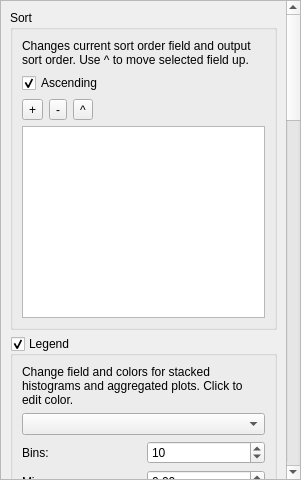
<?xml version="1.0" encoding="UTF-8"?>
<ui version="4.0">
 <class>ControlPanel</class>
 <widget class="QWidget" name="ControlPanel">
  <property name="geometry">
   <rect>
    <x>0</x>
    <y>0</y>
    <width>301</width>
    <height>480</height>
   </rect>
  </property>
  <property name="windowTitle">
   <string>Controls</string>
  </property>
  <layout class="QGridLayout" name="gridLayout">
   <property name="leftMargin">
    <number>0</number>
   </property>
   <property name="topMargin">
    <number>0</number>
   </property>
   <property name="rightMargin">
    <number>0</number>
   </property>
   <property name="bottomMargin">
    <number>0</number>
   </property>
   <item row="0" column="0">
    <widget class="QScrollArea" name="scrollArea">
     <property name="widgetResizable">
      <bool>true</bool>
     </property>
     <widget class="QWidget" name="scrollAreaWidgetContents">
      <property name="geometry">
       <rect>
        <x>0</x>
        <y>0</y>
        <width>299</width>
        <height>2214</height>
       </rect>
      </property>
      <layout class="QVBoxLayout" name="verticalLayout_7">
       <item>
        <widget class="QGroupBox" name="sortGroupBox">
         <property name="title">
          <string>Sort</string>
         </property>
         <layout class="QVBoxLayout" name="verticalLayout_2">
          <item>
           <widget class="QLabel" name="label">
            <property name="text">
             <string>Changes current sort order field and output sort order. Use ^ to move selected field up.</string>
            </property>
            <property name="wordWrap">
             <bool>true</bool>
            </property>
           </widget>
          </item>
          <item>
           <widget class="QCheckBox" name="sortAscendingCheckBox">
            <property name="text">
             <string>Ascending</string>
            </property>
            <property name="checked">
             <bool>true</bool>
            </property>
           </widget>
          </item>
          <item>
           <layout class="QHBoxLayout" name="horizontalLayout_2">
            <item>
             <widget class="QToolButton" name="addSortField">
              <property name="toolTip">
               <string>Add Field</string>
              </property>
              <property name="text">
               <string>+</string>
              </property>
              <property name="popupMode">
               <enum>QToolButton::InstantPopup</enum>
              </property>
             </widget>
            </item>
            <item>
             <widget class="QToolButton" name="removeSortField">
              <property name="sizePolicy">
               <sizepolicy hsizetype="Fixed" vsizetype="Fixed">
                <horstretch>0</horstretch>
                <verstretch>0</verstretch>
               </sizepolicy>
              </property>
              <property name="toolTip">
               <string>Remove selected field</string>
              </property>
              <property name="text">
               <string>-</string>
              </property>
             </widget>
            </item>
            <item>
             <widget class="QToolButton" name="moveSortField">
              <property name="sizePolicy">
               <sizepolicy hsizetype="Fixed" vsizetype="Fixed">
                <horstretch>0</horstretch>
                <verstretch>0</verstretch>
               </sizepolicy>
              </property>
              <property name="toolTip">
               <string>Move selected field up</string>
              </property>
              <property name="text">
               <string>^</string>
              </property>
             </widget>
            </item>
            <item>
             <spacer name="horizontalSpacer">
              <property name="orientation">
               <enum>Qt::Horizontal</enum>
              </property>
              <property name="sizeHint" stdset="0">
               <size>
                <width>40</width>
                <height>20</height>
               </size>
              </property>
             </spacer>
            </item>
           </layout>
          </item>
          <item>
           <widget class="QListWidget" name="sortByListWidget"/>
          </item>
         </layout>
        </widget>
       </item>
       <item>
        <widget class="QGroupBox" name="legendGroupBox">
         <property name="title">
          <string>Legend</string>
         </property>
         <property name="checkable">
          <bool>true</bool>
         </property>
         <layout class="QVBoxLayout" name="verticalLayout_3">
          <item>
           <widget class="QLabel" name="label_3">
            <property name="text">
             <string>Change field and colors for stacked histograms and aggregated plots. Click to edit color.</string>
            </property>
            <property name="wordWrap">
             <bool>true</bool>
            </property>
           </widget>
          </item>
          <item>
           <widget class="QComboBox" name="legendComboBox"/>
          </item>
          <item>
           <layout class="QHBoxLayout" name="horizontalLayout">
            <item>
             <widget class="QLabel" name="label_4">
              <property name="text">
               <string>Bins:</string>
              </property>
             </widget>
            </item>
            <item>
             <widget class="QSpinBox" name="legendBinSpinBox">
              <property name="minimum">
               <number>1</number>
              </property>
              <property name="value">
               <number>10</number>
              </property>
             </widget>
            </item>
           </layout>
          </item>
          <item>
           <layout class="QHBoxLayout" name="horizontalLayout_3">
            <item>
             <widget class="QLabel" name="label_5">
              <property name="text">
               <string>Min:</string>
              </property>
             </widget>
            </item>
            <item>
             <widget class="QDoubleSpinBox" name="legendMinSpinBox"/>
            </item>
           </layout>
          </item>
          <item>
           <layout class="QHBoxLayout" name="horizontalLayout_5">
            <item>
             <widget class="QLabel" name="label_6">
              <property name="text">
               <string>Max:</string>
              </property>
             </widget>
            </item>
            <item>
             <widget class="QDoubleSpinBox" name="legendMaxSpinBox"/>
            </item>
           </layout>
          </item>
          <item>
           <widget class="QListWidget" name="legendListWidget"/>
          </item>
         </layout>
        </widget>
       </item>
       <item>
        <widget class="QGroupBox" name="partitionBox">
         <property name="title">
          <string>Partition</string>
         </property>
         <property name="checkable">
          <bool>true</bool>
         </property>
         <property name="checked">
          <bool>false</bool>
         </property>
         <layout class="QVBoxLayout" name="verticalLayout_4">
          <item>
           <widget class="QLabel" name="label_10">
            <property name="text">
             <string>Partition the data. Selecting a partition changes the full dataset shown in plots to just match the partition. When partitions are active, output is split with one output for each partition.</string>
            </property>
            <property name="wordWrap">
             <bool>true</bool>
            </property>
           </widget>
          </item>
          <item>
           <widget class="QComboBox" name="partComboBox"/>
          </item>
          <item>
           <layout class="QHBoxLayout" name="horizontalLayout_7">
            <item>
             <widget class="QLabel" name="label_7">
              <property name="text">
               <string>Bins:</string>
              </property>
             </widget>
            </item>
            <item>
             <widget class="QSpinBox" name="partBinSpinBox">
              <property name="minimum">
               <number>1</number>
              </property>
              <property name="value">
               <number>10</number>
              </property>
             </widget>
            </item>
           </layout>
          </item>
          <item>
           <layout class="QHBoxLayout" name="horizontalLayout_9">
            <item>
             <widget class="QLabel" name="label_9">
              <property name="text">
               <string>Max:</string>
              </property>
             </widget>
            </item>
            <item>
             <widget class="QDoubleSpinBox" name="partMaxSpinBox"/>
            </item>
           </layout>
          </item>
          <item>
           <layout class="QHBoxLayout" name="horizontalLayout_8">
            <item>
             <widget class="QLabel" name="label_8">
              <property name="text">
               <string>Min:</string>
              </property>
             </widget>
            </item>
            <item>
             <widget class="QDoubleSpinBox" name="partMinSpinBox"/>
            </item>
           </layout>
          </item>
          <item>
           <widget class="QListView" name="partitionList"/>
          </item>
         </layout>
        </widget>
       </item>
       <item>
        <widget class="QGroupBox" name="flaggedBox">
         <property name="title">
          <string>Flagged Items</string>
         </property>
         <layout class="QVBoxLayout" name="verticalLayout_5">
          <item>
           <widget class="QLabel" name="label_12">
            <property name="text">
             <string>Items are flagged in the item viewer. Use radio buttons to control how flagged items change current selection. Select flagged items from the list to jump to that item in the viewer.</string>
            </property>
            <property name="wordWrap">
             <bool>true</bool>
            </property>
           </widget>
          </item>
          <item>
           <widget class="QRadioButton" name="flagExclude">
            <property name="text">
             <string>Exclude From Selection</string>
            </property>
           </widget>
          </item>
          <item>
           <widget class="QRadioButton" name="flagKeep">
            <property name="text">
             <string>Keep Only Flagged Items</string>
            </property>
           </widget>
          </item>
          <item>
           <widget class="QRadioButton" name="flagIgnore">
            <property name="text">
             <string>Ignore</string>
            </property>
            <property name="checked">
             <bool>true</bool>
            </property>
           </widget>
          </item>
          <item>
           <widget class="QLabel" name="label_11">
            <property name="text">
             <string>Currently Flagged:</string>
            </property>
           </widget>
          </item>
          <item>
           <widget class="QListView" name="flaggedList"/>
          </item>
         </layout>
        </widget>
       </item>
       <item>
        <widget class="QGroupBox" name="limitCheckBox">
         <property name="title">
          <string>Limit Output</string>
         </property>
         <property name="checkable">
          <bool>true</bool>
         </property>
         <property name="checked">
          <bool>false</bool>
         </property>
         <layout class="QVBoxLayout" name="verticalLayout">
          <item>
           <widget class="QLabel" name="label_2">
            <property name="text">
             <string>Limit number output. Take either random subset of selection or the first (top) N patterns</string>
            </property>
            <property name="wordWrap">
             <bool>true</bool>
            </property>
           </widget>
          </item>
          <item>
           <widget class="QSpinBox" name="limitSpinBox">
            <property name="showGroupSeparator" stdset="0">
             <bool>true</bool>
            </property>
            <property name="maximum">
             <number>999999</number>
            </property>
            <property name="singleStep">
             <number>100</number>
            </property>
            <property name="value">
             <number>20000</number>
            </property>
           </widget>
          </item>
          <item>
           <widget class="QRadioButton" name="limRandomButton">
            <property name="text">
             <string>Random Subset</string>
            </property>
            <property name="checked">
             <bool>true</bool>
            </property>
           </widget>
          </item>
          <item>
           <widget class="QRadioButton" name="limTopButton">
            <property name="text">
             <string>Top</string>
            </property>
           </widget>
          </item>
         </layout>
        </widget>
       </item>
       <item>
        <widget class="QGroupBox" name="filtersBox">
         <property name="title">
          <string>Filters</string>
         </property>
         <layout class="QVBoxLayout" name="verticalLayout_6">
          <item>
           <widget class="QLabel" name="label_13">
            <property name="text">
             <string>Filters controlling current selection. Checked filters are active. Click to edit values.</string>
            </property>
            <property name="wordWrap">
             <bool>true</bool>
            </property>
           </widget>
          </item>
          <item>
           <layout class="QHBoxLayout" name="horizontalLayout_11">
            <item>
             <widget class="QPushButton" name="saveFiltersButton">
              <property name="text">
               <string>Save</string>
              </property>
             </widget>
            </item>
            <item>
             <widget class="QPushButton" name="loadFiltersButton">
              <property name="text">
               <string>Load</string>
              </property>
             </widget>
            </item>
            <item>
             <spacer name="horizontalSpacer_2">
              <property name="orientation">
               <enum>Qt::Horizontal</enum>
              </property>
              <property name="sizeHint" stdset="0">
               <size>
                <width>40</width>
                <height>20</height>
               </size>
              </property>
             </spacer>
            </item>
           </layout>
          </item>
          <item>
           <widget class="QTreeView" name="filterTreeView">
            <attribute name="headerVisible">
             <bool>false</bool>
            </attribute>
           </widget>
          </item>
         </layout>
        </widget>
       </item>
      </layout>
     </widget>
    </widget>
   </item>
  </layout>
 </widget>
 <resources/>
 <connections/>
</ui>
